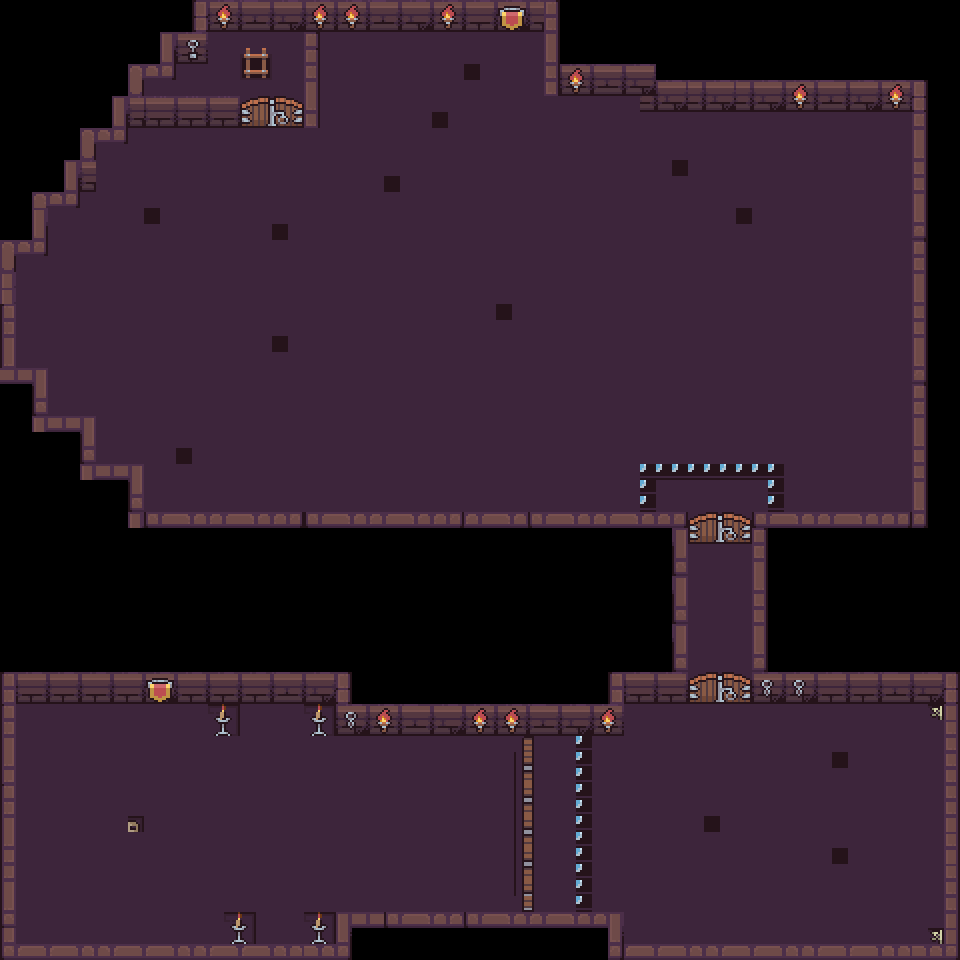

This game map was drawn from its Tiled (.tmx) file and the tilesets committed beside it. A one-line description and the trimmed map source follow:
An orthogonal 60x60 tile map with 16x16 px tiles, 9 tile layers (Ground, Player Spawn, Room 1 spawn, Room 2 spawn, ...).

<map version="1.10" tiledversion="1.10.2" orientation="orthogonal" renderorder="right-down" width="60" height="60" tilewidth="16" tileheight="16" infinite="0" nextlayerid="10" nextobjectid="1">
 <tileset firstgid="1" source="Dungeon_Tileset_at.tsx" />
 <layer id="2" name="Ground" width="60" height="60" locked="1">
  <data>[3600 cells, 2282 non-empty, 1 distinct tile ids]</data>
 </layer>
 <layer id="6" name="Player Spawn" width="60" height="60" locked="1">
  <data>[3600 cells, 1 non-empty, 1 distinct tile ids]</data>
 </layer>
 <layer id="7" name="Room 1 spawn" width="60" height="60" locked="1">
  <data>[3600 cells, 3 non-empty, 2 distinct tile ids]</data>
 </layer>
 <layer id="8" name="Room 2 spawn" width="60" height="60" locked="1">
  <data>[3600 cells, 10 non-empty, 3 distinct tile ids]</data>
 </layer>
 <layer id="9" name="Next level" width="60" height="60" locked="1">
  <data>[3600 cells, 4 non-empty, 4 distinct tile ids]</data>
 </layer>
 <layer id="4" name="Room 1 trigger" width="60" height="60" locked="1">
  <data>[3600 cells, 11 non-empty, 1 distinct tile ids]</data>
 </layer>
 <layer id="5" name="Room 2 trigger" width="60" height="60" locked="1">
  <data>[3600 cells, 13 non-empty, 1 distinct tile ids]</data>
 </layer>
 <layer id="3" name="Doors" width="60" height="60" locked="1">
  <data>[3600 cells, 46 non-empty, 16 distinct tile ids]</data>
 </layer>
 <layer id="1" name="Walls" width="60" height="60" locked="1">
  <data>[3600 cells, 486 non-empty, 127 distinct tile ids]</data>
 </layer>
</map>
